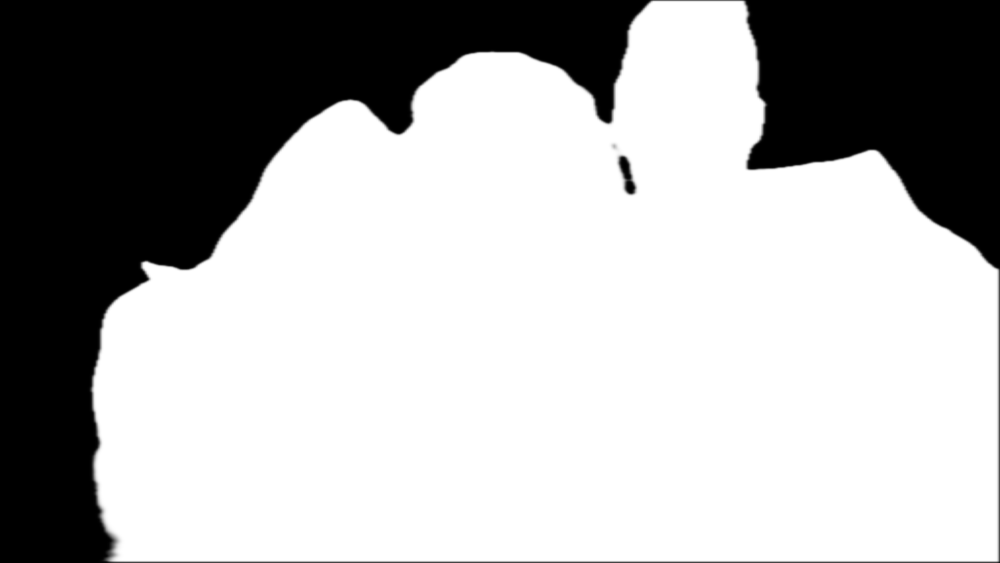
#> input picture ios/Tests/Fixtures/SubjectMattes/group_three_01.png, 2000 x 1125 px, given in place of pm02_12mp.jpg, which was not available (shown at 1/2 size)
$ python compare.py
#> lines starting #> are read from the running program, lines starting #| are printed output that depends on the picture; after the words box and inside, x2 and y2 are one past the last pixel; in counts of white or black regions, pixels touching at a corner belong together; pictures that were not available may be replaced by others from this repository, and a replacement may not be noted
import sys, numpy as np, cv2
from PIL import Image, ImageOps
S='/Users/sg/Documents/Dev/Projects/lightly/experiments/depth/out/portrait-edges-2026-10-05'
M='/Users/sg/Documents/Dev/Projects/lightly/ios/Tests/Fixtures/SubjectMattes'
def load(p): return np.asarray(ImageOps.exif_transpose(Image.open(p)).convert('RGB')).astype(np.float64)/255
cases=[('pm02','portrait_medium_02','pm02_12mp.jpg'),('pd03','portrait_deep_03','pd03_full.jpg')]
for tag,mname,src in cases:
  orig=load(f'{S}/iosbg/{src}'); h,w,_=orig.shape
#> after `h, w, _ = orig.shape`: h = 1125; w = 2000
  m=cv2.resize(np.asarray(Image.open(f'{M}/{mname}.png').convert('L'))/255.,(w,h))
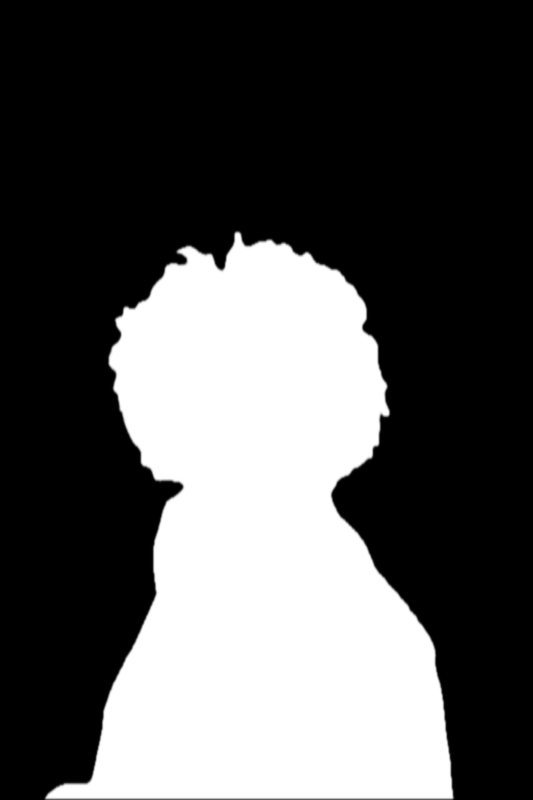
#> input picture ios/Tests/Fixtures/SubjectMattes/portrait_medium_02.png, 1065 x 1600 px, found by its file name (shown at 1/2 size)
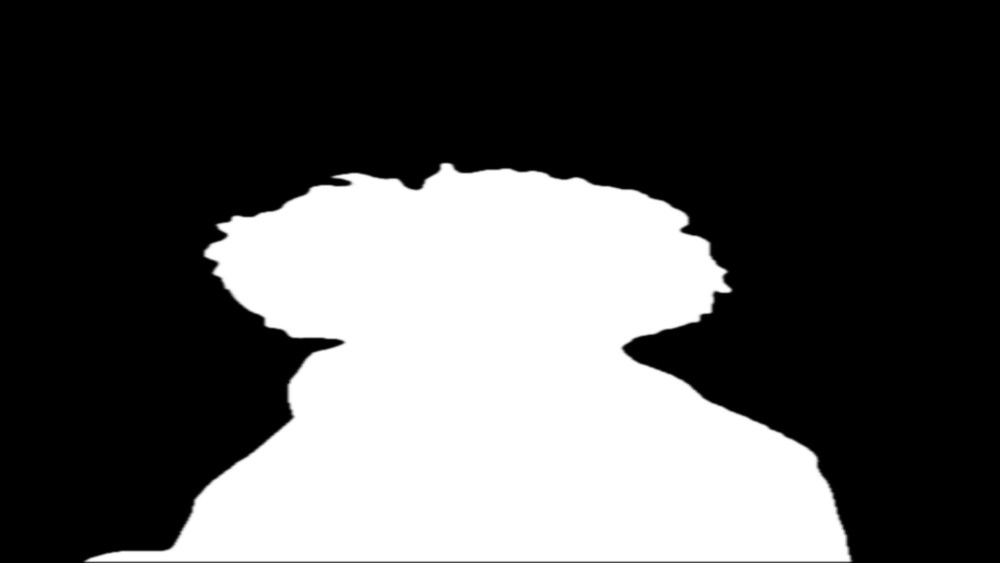
#> m: shape (1125, 2000) float64 (shown at 1/2 size); min 0, max 1, mean 0.336
  band=cv2.dilate(((m>0.02)&(m<0.98)).astype(np.uint8),np.ones((15,15)))>0
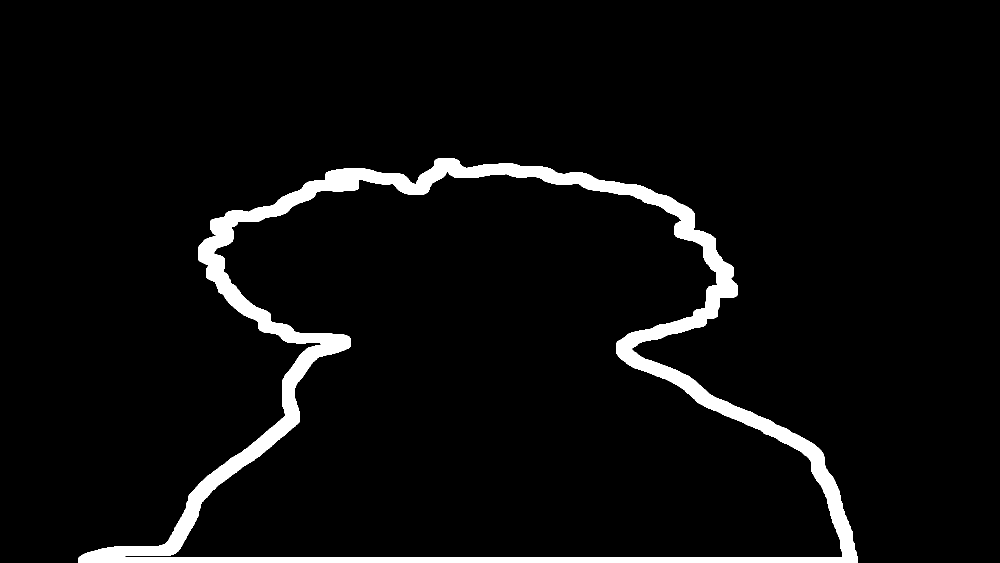
#> band: shape (1125, 2000) bool (shown at 1/2 size); 4.8% white; 1 white region, box (x1, y1, x2, y2) and area: (157, 316, 1716, 1125) 106899
  ys,xs=np.where(band&(np.arange(h)[:,None]<h*0.45))  # head/hair region
  y0,x0=ys.min(),xs.min(); y1,x1=ys.max(),xs.max()
#> after `y0, x0 = (ys.min(), xs.min())`: y0 = 316; x0 = 396
#> after `y1, x1 = (ys.max(), xs.max())`: y1 = 506; x1 = 1435
  tiles=[]
  for sc in ('dark','light'):
    row=[orig]
    files=[f'{S}/iosbg/{tag}-{sc}-saved.JPG']
    a=f'{S}/fg-{tag}-{sc}/saved.jpg'
    import os
    if os.path.exists(a): files.append(a)
    for f in files:
      im=load(f)
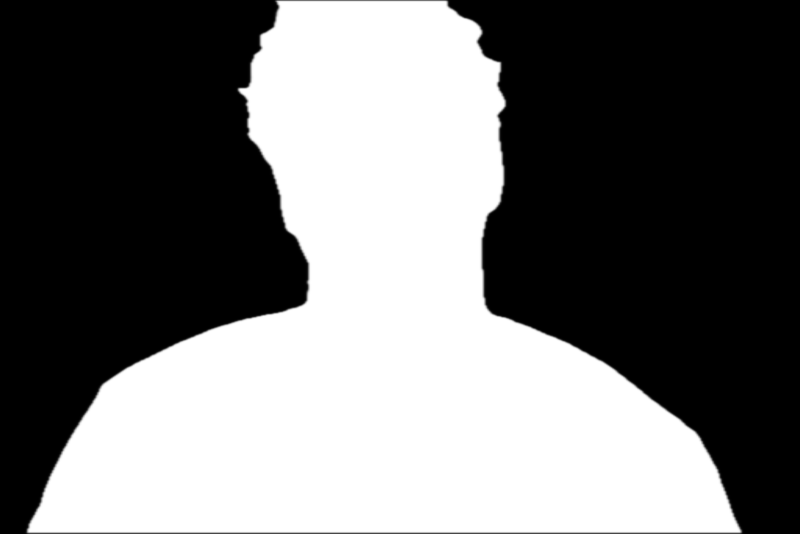
#> input picture ios/Tests/Fixtures/SubjectMattes/portrait_deep_02.png, 1600 x 1067 px, given in place of pm02-dark-saved.JPG, which was not available (shown at 1/2 size)
      if im.shape[:2]!=(h,w): im=cv2.resize(im,(w,h),interpolation=cv2.INTER_AREA)
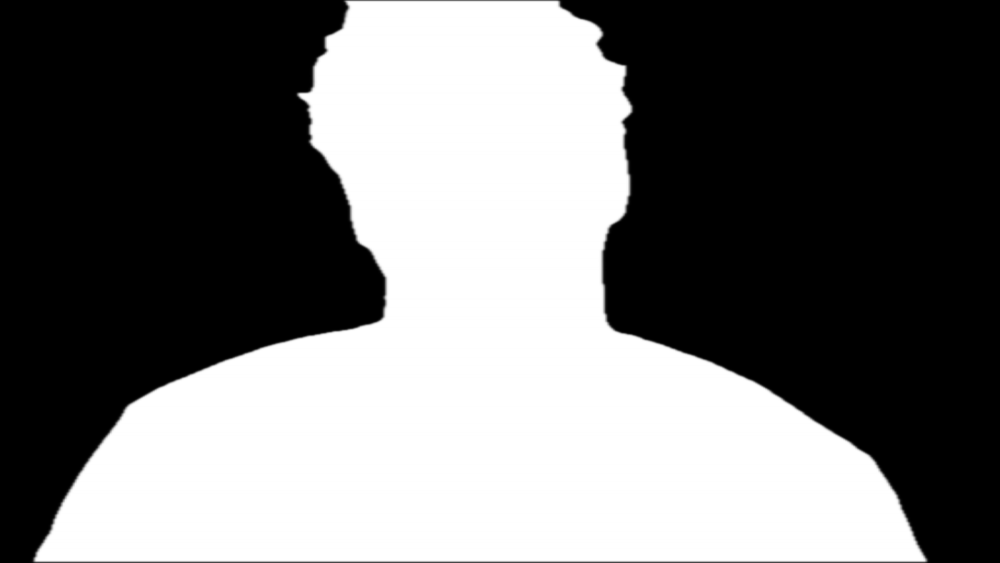
#> im: shape (1125, 2000, 3) float64 (shown at 1/2 size); min 0, max 1, mean 0.448
      row.append(im)
      redx=np.clip(im[...,0]-(im[...,1]+im[...,2])/2,0,1)[band].mean()*255
#> redx = 0
      # residual old-background luminance: in band, difference from a pure F*a+repl*(1-a) can't be known; report mean band luma
      print(tag,sc,f.split('/')[-2]+'/'+f.split('/')[-1],f'{im.shape[1]}x{im.shape[0]}' ,'band red excess %.2f'%redx)
#| pm02 dark iosbg/pm02-dark-saved.JPG 2000x1125 band red excess 0.00
    crop=[ (r[y0:y1,x0:x1]*255).astype(np.uint8) for r in row]
#> crop = 2 items
    tiles.append(np.concatenate(crop,1))
  W=max(t.shape[1] for t in tiles)
  tiles=[np.pad(t,((0,0),(0,W-t.shape[1]),(0,0))) for t in tiles]
  sheet=np.concatenate(tiles,0); s=1600/sheet.shape[1]
#> after `sheet = np.concatenate(tiles, 0)`:
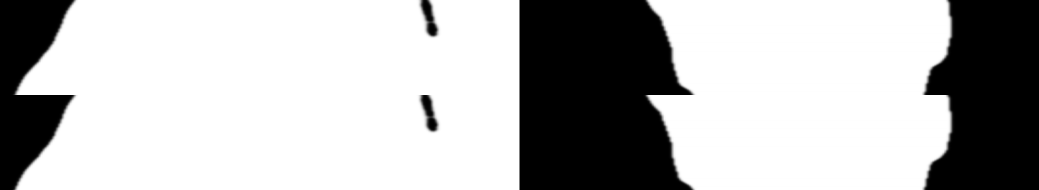
#> sheet: shape (380, 2078, 3) (shown at 1/2 size); min 0, max 255, mean 182.3
#> after `s = 1600 / sheet.shape[1]`: s = 0.77
  Image.fromarray(sheet).resize((1600,int(sheet.shape[0]*s)),Image.LANCZOS).save(f'{S}/iosbg/{tag}-sheet.png')
  # 1:1 zoom on hair edge top
  cy,cx=y0+(y1-y0)//6,(x0+x1)//2; z=[(r[cy-150:cy+150,cx-300:cx+300]*255).astype(np.uint8) for r in [orig]+[load(f'{S}/iosbg/{tag}-{sc}-saved.JPG') for sc in ('dark','light')]]
#> after `cy, cx = (y0 + (y1 - y0) // 6, (x0 + x1) // 2)`: cy = 347; cx = 915
  Image.fromarray(np.concatenate(z,1)).save(f'{S}/iosbg/{tag}-zoom.png')
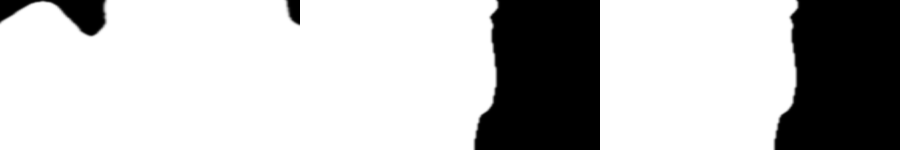
#> saved as pm02-zoom.png: PIL image 1800x300 RGB (shown at 1/2 size); min 0, max 255, mean 188.8
#> (the run stopped early here; a loop or call above may not have finished)
